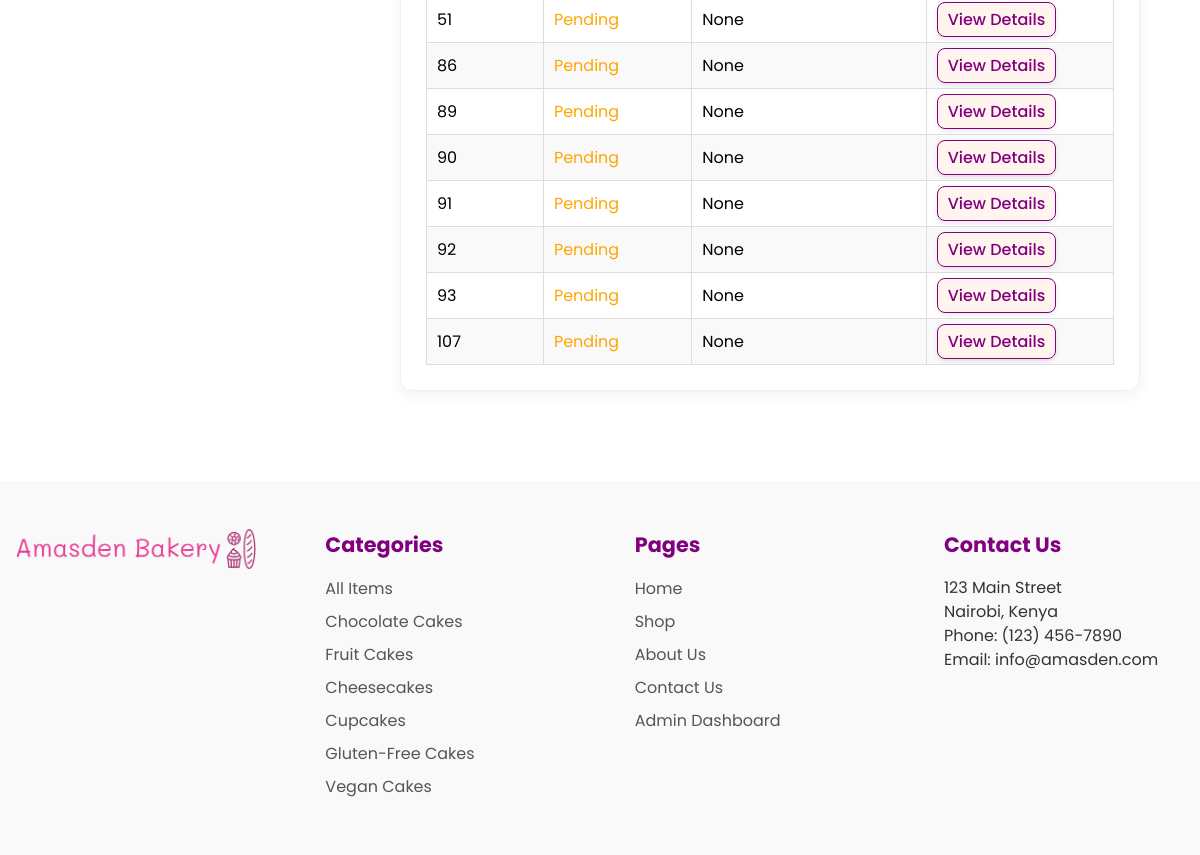
The page /user_dashboard/delivery_status/ (signed in, lower part) on the database as committed earlier.
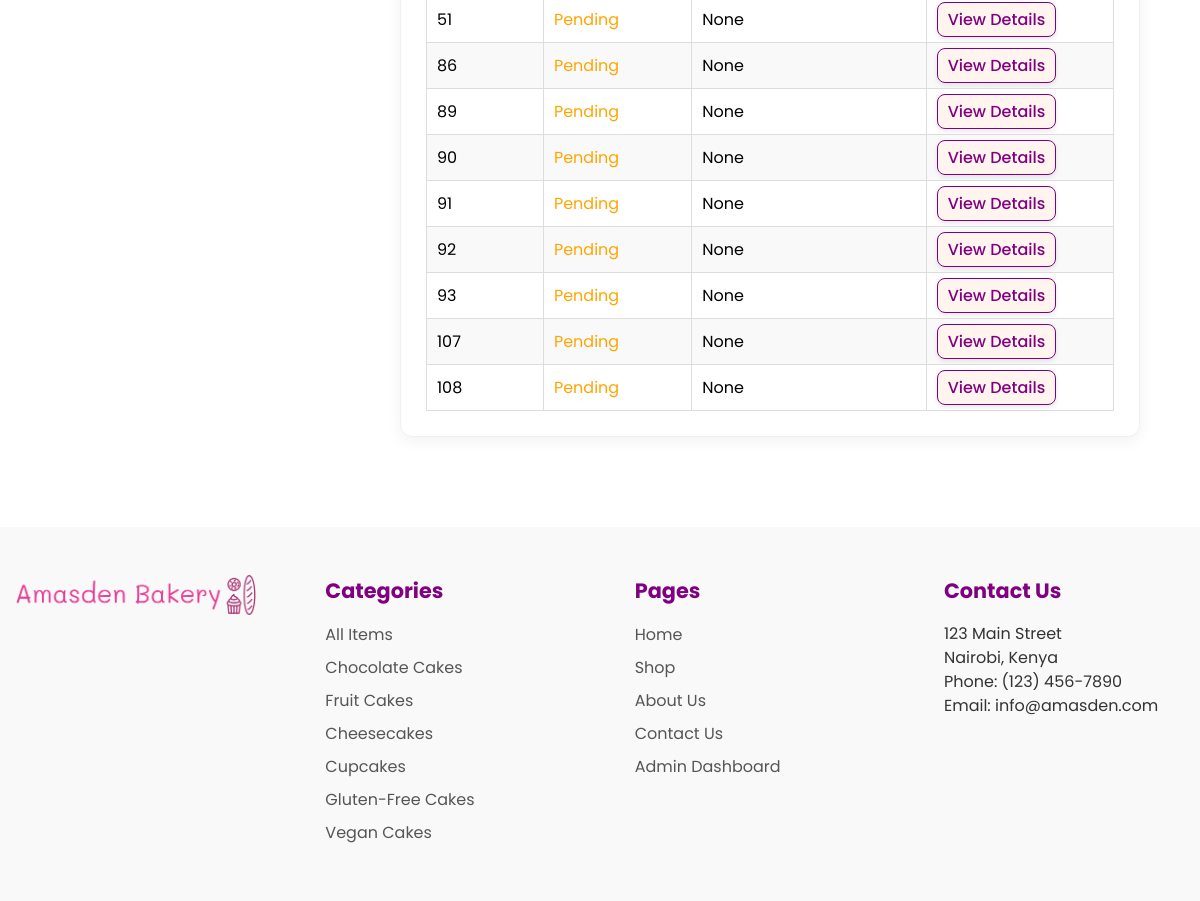
The same page on the database as committed later.
### bakery/models.py (models this page shows, shortened)
class Order(models.Model):
    STATUS_CHOICES = [
        ('Pending', 'Pending'),
        ('In Progress', 'In Progress'),
        ('Completed', 'Completed'),
        ('Cancelled', 'Cancelled'),
    ]
    PAYMENT_STATUS_CHOICES = [
        ('Pending', 'Pending'),
        ('Completed', 'Completed'),
        ('Failed', 'Failed'),
        ('Cancelled', 'Cancelled'),
    ]
    user = models.ForeignKey(User, on_delete=models.CASCADE, null=True, blank=True)
    cart = models.ForeignKey(Cart, on_delete=models.CASCADE, null=True, blank=True)
    status = models.CharField(max_length=20, choices=STATUS_CHOICES, default='Pending')
    created_at = models.DateTimeField(auto_now_add=True)
    estimated_delivery_time = models.DateTimeField(blank=True, null=True)
    total_price = models.DecimalField(max_digits=10, decimal_places=2, default=0)
    payment_status = models.CharField(max_length=20, choices=PAYMENT_STATUS_CHOICES, default='Pending')
    phone_number = models.CharField(max_length=15, blank=True, null=True)
    address = models.CharField(max_length=255, blank=True, null=True)
    checkout_request_id = models.CharField(max_length=255, blank=True, null=True)
    class Meta:
        indexes = [
            models.Index(fields=['status', 'payment_status']),
        ]

class Category(models.Model):
    name = models.CharField(max_length=100, default='none')
    slug = models.SlugField(unique=True, blank=True)

### user_dashboard/views.py (the view)
# urls.py: path('delivery_status/', views.delivery_status, name='delivery_status'),
@login_required
def delivery_status(request):
    orders = Order.objects.filter(user=request.user)
    context = {
        'orders': orders
    }
    return render(request, 'user_dashboard/delivery_status.html', context)

### bakery/context_processors.py (called while the page is built)
def global_footer_context(request):
    footer_categories = Category.objects.all()
    category_slug = request.GET.get('category')
    return {
        'footer_categories': footer_categories,
    }

### bakery/templates/user_dashboard/delivery_status.html (shortened to what this page needs)
{% extends 'user_dashboard/template.html' %}
{% block dashboard_content %}
    {% if orders %}
        <table class="generic-table">
            <tbody>
                {% for order in orders %}
                    <tr>
                        <td>{{ order.id }}</td>
                        <td>
                            <span class="status-{{ order.status|lower }}">{{ order.status }}</span>
                        </td>
                        <td>{{ order.estimated_delivery_time }}</td>
                        <td>
                            <a href="{% url 'user_dashboard:order_details' order.id %}" class="btn1">View Details</a>
                        </td>
                    </tr>
                {% empty %}
                    <tr>
                        <td colspan="4">You have no orders yet.</td>
                    </tr>
                {% endfor %}
            </tbody>
        </table>
    {% else %}
        <p>You have no orders to display.</p>
    {% endif %}
{% endblock %}

### bakery/templates/bakery/footer.html
{% load static %}
<footer>
  <div class="footer-column">
    <img src="{% static 'images/logo.png' %}" alt="Bakery Logo">
  </div>
  <div class="footer-column">
    <h3>Categories</h3>
    <ul>
      <li>
        <a href="{% url 'products' %}">All Items</a>
      </li>
      {% for category in footer_categories %}
      <li>
        <a href="?category={{ category.slug }}">{{ category.name }}</a>
      </li>
      {% endfor %}
    </ul>
  </div>
  <div class="footer-column">
    <h3>Pages</h3>
    <ul>
      <li>
        <a href="{% url 'home' %}">Home</a>
      </li>
      <li>
        <a href="{% url 'products' %}">Shop</a>
      </li>
      <li>
        <a href="{% url 'about' %}">About Us</a>
      </li>
      <li>
        <a href="{% url 'contact' %}">Contact Us</a>
      </li>
      {% if user.is_authenticated %}
            <li >
              {% if user.is_superuser %}
                <a href="{% url 'admin_dashboard:add_bakery_item' %}">Admin Dashboard</a>
              {% elif user.is_staff %}
                <a href="{% url 'staff_dashboard:manage_orders' %}">Staff Dashboard</a>
              {% else %}
                <a href="{% url 'user_dashboard:account_details' %}">Account</a>
              {% endif %}
            </li>
          {% else %}
            <li>
              <a href="{% url 'login' %}">Account</a>
            </li>
          {% endif %}
    </ul>
  </div>
  <div class="footer-column">
    <h3>Contact Us</h3>
    <p>123 Main Street<br>
    Nairobi, Kenya<br>
    Phone: (123) 456-7890<br>
    Email: info@amasden.com</p>
</footer>
  </body>
</html>

Rows that differ between the two databases and show on the page:
added Order: id "108", status "Pending", estimated_delivery_time "None"
